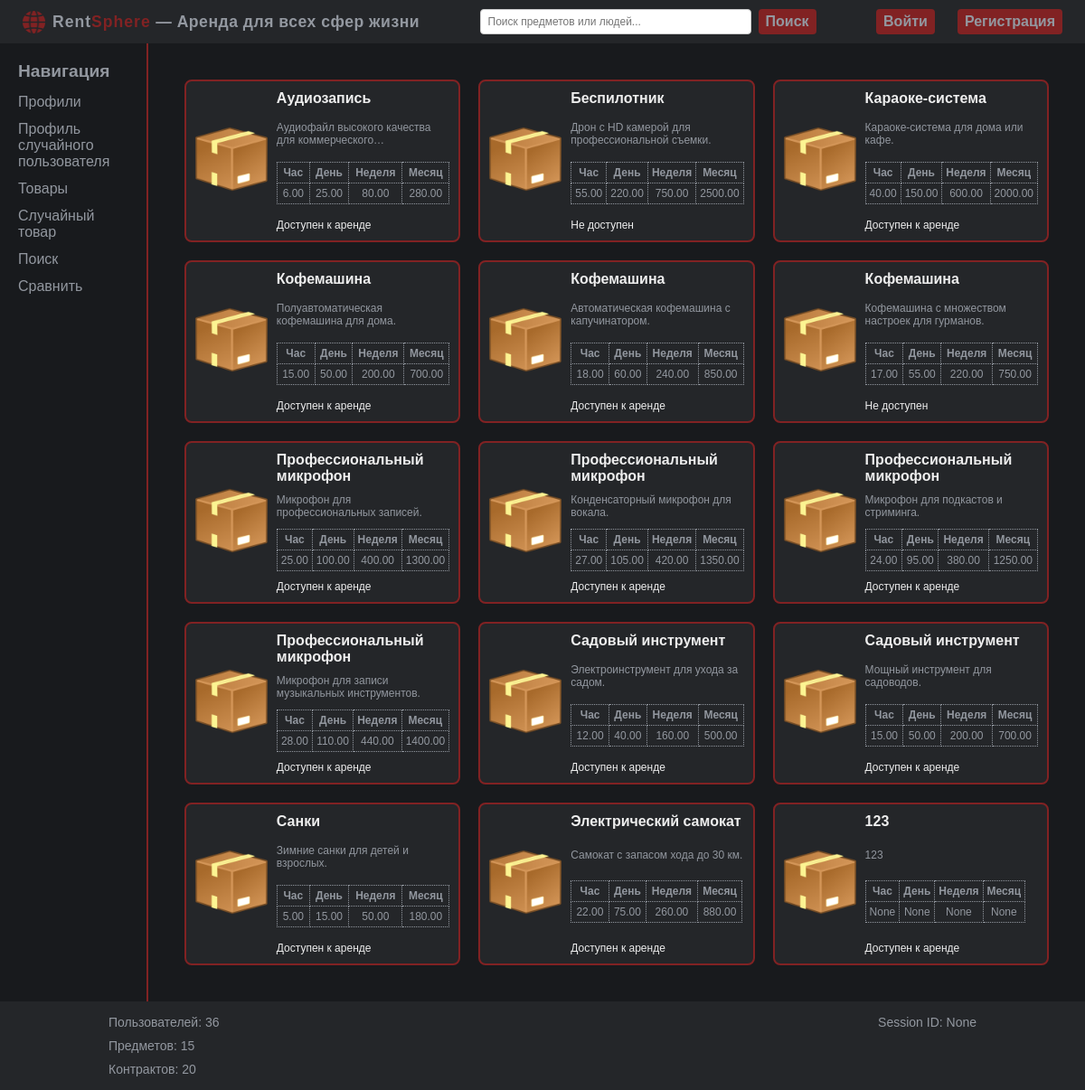
The app's page /items/ with its own data.
### models.py (models this page shows, shortened)
class Item(Base):
    __tablename__ = "items"
    id = Column(Integer, primary_key=True)
    photo = Column(String(255))
    name = Column(String(255), nullable=False)
    desc = Column(Text)
    price_h = Column(Numeric(10, 2), nullable=True)
    price_d = Column(Numeric(10, 2), nullable=True)
    price_w = Column(Numeric(10, 2), nullable=True)
    price_m = Column(Numeric(10, 2), nullable=True)
    owner_id = Column(Integer, ForeignKey("users.id"))
    owner = relationship("User", backref="owner_items")

### app.py (the view)
@app.route("/items/", methods=["GET"])
def items():
    items_list = models.Item.query.all()
    item_card_data = []
    for item in items_list:
        contract = models.Contract.query.filter_by(item_id=item.id).first()
        is_available = contract.is_available if contract else None
        item_card_data.append({"id": item.id,
                               "name": item.name,
                               "photo": item.photo,
                               "desc": item.desc,
                               "price_h": item.price_h,
                               "price_d": item.price_d,
                               "price_w": item.price_w,
                               "price_m": item.price_m,
                               "owner_id": item.owner_id,
                               "is_available": is_available})
    return render_template("items.html", items=item_card_data)

### app.py (called while the page is built, shortened)
@app.teardown_request
def teardown_request(exceptions=None):
    db_session.remove()

@app.context_processor
def stats_data():
    session_id = session.get("user_id")
    users_total = models.User.query.count()
    items_total = models.Item.query.count()
    contracts_total = models.Contract.query.count()
    stats = {"users_total": users_total,
             "items_total": items_total,
             "contracts_total": contracts_total,
             "session_id": session_id}
    return dict(stats=stats)

@app.context_processor
def inject_user():
    user_id = session.get("user_id")
    user_data = {"id": None, "login": "Guest"}
    return {"current_user": user_data}

### templates/items.html (shortened to what this page needs)
{% extends 'base.html' %}
{% block content %}
    {% include 'items_list.html' %}
{% endblock %}

### templates/items_list.html
<div class="items-container">
    {% for item in items %}
    <a href="{{ url_for('item_details', item_id=item.id) }}" class="item-card">
        <div class="item-photo">
            <img src="{{ url_for('static', filename='images/items/default_item.png') }}" alt="Photo">
        </div>
        <div class="item-short-details">
            <div class="item-name">{{ item.name }}</div>
            <div class="item-short-desc">{{ item.desc }}</div>
            <table class="price-table">
                <tr>
                    <th>Час</th>
                    <th>День</th>
                    <th>Неделя</th>
                    <th>Месяц</th>
                </tr>
                <tr>
                    <td>{{ item.price_h }}</td>
                    <td>{{ item.price_d }}</td>
                    <td>{{ item.price_w }}</td>
                    <td>{{ item.price_m }}</td>
                </tr>
            </table>
            <div class="item-data">
                {% if item.is_available %}
                    Доступен к аренде
                {% else %}
                    Не доступен
                {% endif %}
            </div>
        </div>
    </a>
    {% endfor %}
</div>

### static/css/styles.css (style rules this page uses)
body { background-color: #181A1D; color: #EEEEEE; margin: 0; font-family: Arial, sans-serif; }

### static/css/modules/items.css (style rules this page uses)
.items-container { display: grid; grid-template-columns: repeat(3, 1fr); gap: 20px; margin: 20px; max-width: 1000px; }
.item-card { display: flex; background-color: #242629; color: #EEEEEE; border-radius: 8px; padding: 10px; transition: background-color 0.3s; border: 2px solid #812223; align-items: center; height: 180px; text-decoration: none; box-sizing: border-box; }
.item-photo { margin-right: 10px; }
.item-photo img { width: 80px; height: 80px; border-radius: 10px; }
.item-short-details { display: flex; flex-direction: column; justify-content: space-between; height: 100%; }
.item-name { font-size: 16px; font-weight: bold; }
.item-short-desc { color: #92979F; font-size: 12px; margin-top: 5px; display: -webkit-box; -webkit-line-clamp: 2; -webkit-box-orient: vertical; overflow: hidden; text-overflow: ellipsis; }
.price-table { margin-top: 5px; width: 100%; border-collapse: collapse; }
.price-table th, .price-table td { padding: 4px; text-align: center; border: 1px dotted #92979F; color: #92979F; font-size: 12px; }
.item-data { margin-top: 5px; font-size: 12px; }

### records on screen
Item: name "Аудиозапись", desc "Аудиофайл высокого качества для…", price_h "6.00", price_d "25.00", price_w "80.00", price_m "280.00", shows "Доступен к аренде"
Item: name "Беспилотник", desc "Дрон с HD камерой для профессиональной съемки.", price_h "55.00", price_d "220.00", price_w "750.00", price_m "2500.00", shows "Не доступен"
Item: name "Караоке-система", desc "Караоке-система для дома или кафе.", price_h "40.00", price_d "150.00", price_w "600.00", price_m "2000.00", shows "Доступен к аренде"
Item: name "Кофемашина", desc "Полуавтоматическая кофемашина для дома.", price_h "15.00", price_d "50.00", price_w "200.00", price_m "700.00", shows "Доступен к аренде"
Item: name "Кофемашина", desc "Автоматическая кофемашина с капучинатором.", price_h "18.00", price_d "60.00", price_w "240.00", price_m "850.00", shows "Доступен к аренде"
Item: name "Кофемашина", desc "Кофемашина с множеством настроек для гурманов.", price_h "17.00", price_d "55.00", price_w "220.00", price_m "750.00", shows "Не доступен"
Item: name "Профессиональный микрофон", desc "Микрофон для профессиональных записей.", price_h "25.00", price_d "100.00", price_w "400.00", price_m "1300.00", shows "Доступен к аренде"
Item: name "Профессиональный микрофон", desc "Конденсаторный микрофон для вокала.", price_h "27.00", price_d "105.00", price_w "420.00", price_m "1350.00", shows "Доступен к аренде"
Item: name "Профессиональный микрофон", desc "Микрофон для подкастов и стриминга.", price_h "24.00", price_d "95.00", price_w "380.00", price_m "1250.00", shows "Доступен к аренде"
Item: name "Профессиональный микрофон", desc "Микрофон для записи музыкальных инструментов.", price_h "28.00", price_d "110.00", price_w "440.00", price_m "1400.00", shows "Доступен к аренде"
Item: name "Садовый инструмент", desc "Электроинструмент для ухода за садом.", price_h "12.00", price_d "40.00", price_w "160.00", price_m "500.00", shows "Доступен к аренде"
Item: name "Садовый инструмент", desc "Мощный инструмент для садоводов.", price_h "15.00", price_d "50.00", price_w "200.00", price_m "700.00", shows "Доступен к аренде"
Item: name "Санки", desc "Зимние санки для детей и взрослых.", price_h "5.00", price_d "15.00", price_w "50.00", price_m "180.00", shows "Доступен к аренде"
Item: name "Электрический самокат", desc "Самокат с запасом хода до 30 км.", price_h "22.00", price_d "75.00", price_w "260.00", price_m "880.00", shows "Доступен к аренде"
Item: name "123", desc "123", price_h "None", price_d "None", price_w "None", price_m "None", shows "Доступен к аренде"

### other values on screen
{{ stats.users_total }} "36"
{{ stats.session_id }} "None"
{{ stats.items_total }} "15"
{{ stats.contracts_total }} "20"
